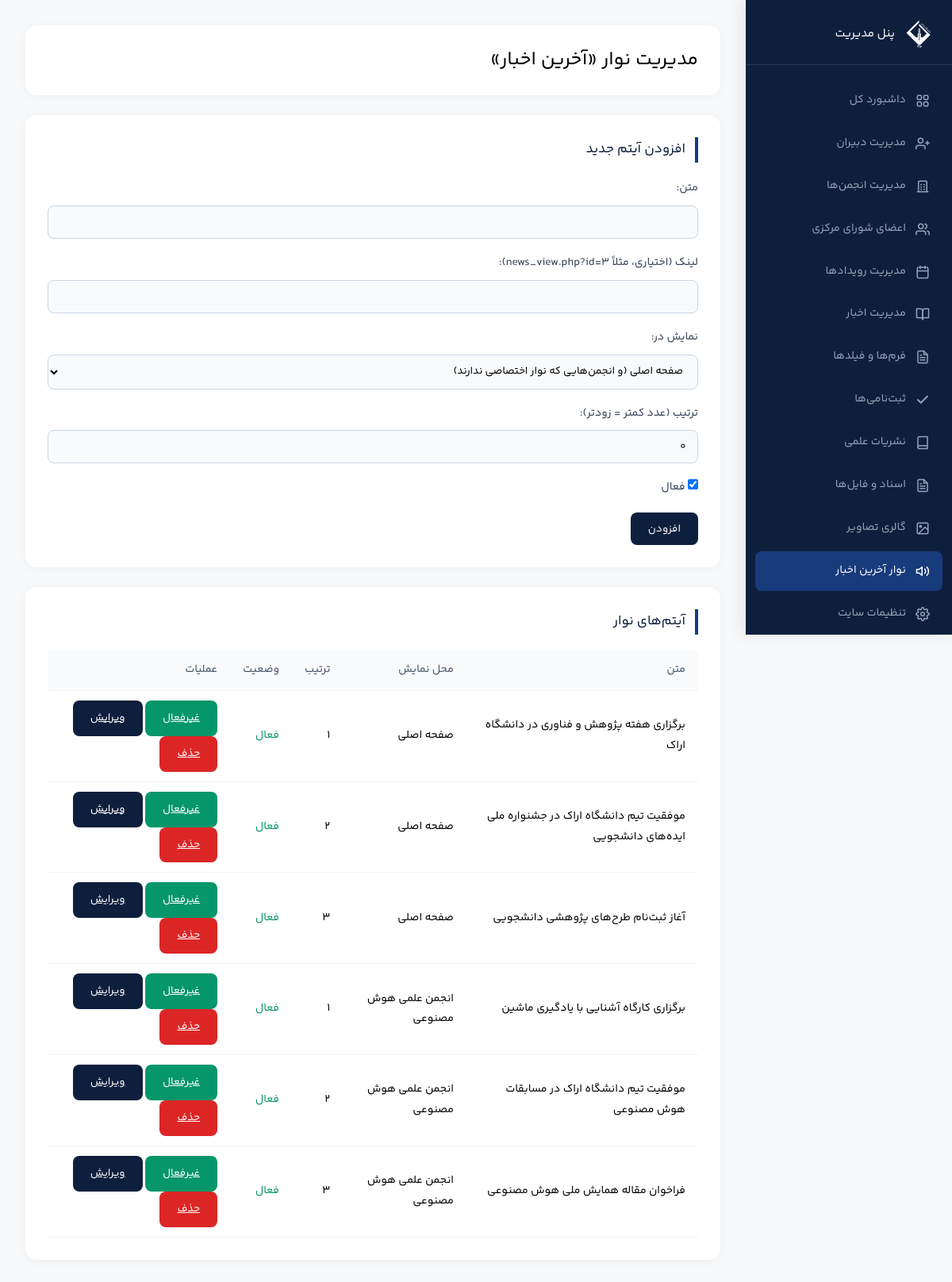
/admin/ticker.php (signed in), run on the app's committed database.
### tables this page shows
CREATE TABLE IF NOT EXISTS `ticker_items` (
  `id` int(11) NOT NULL AUTO_INCREMENT PRIMARY KEY,
  `association_id` int(11) NOT NULL DEFAULT 0,
  `text` varchar(500) NOT NULL,
  `link` varchar(500) DEFAULT NULL,
  `sort_order` int(11) NOT NULL DEFAULT 0,
  `active` tinyint(1) NOT NULL DEFAULT 1
) DEFAULT CHARSET=utf8mb4;

CREATE TABLE IF NOT EXISTS `associations` (
  `id` int(11) NOT NULL AUTO_INCREMENT PRIMARY KEY,
  `name` varchar(255) NOT NULL,
  `description` text,
  `goals` text,
  `icon` varchar(255) DEFAULT NULL,
  `icon_key` varchar(50) DEFAULT 'general',
  `cover_image` varchar(255) DEFAULT NULL,
  `email` varchar(255) DEFAULT NULL,
  `phone` varchar(50) DEFAULT NULL,
  `telegram` varchar(100) DEFAULT NULL,
  `instagram` varchar(100) DEFAULT NULL,
  `linkedin` varchar(100) DEFAULT NULL,
  `website` varchar(255) DEFAULT NULL,
  `address` text,
  `membership_open` tinyint(1) DEFAULT 1
) DEFAULT CHARSET=utf8mb4;

### admin/ticker.php (the view, shortened to what this page needs)
<?php
require_once __DIR__ . '/../includes/db.php';
require_once __DIR__ . '/../includes/functions.php';
$edit = null;
$list = $pdo->query("SELECT t.*, a.name AS assoc_name FROM ticker_items t LEFT JOIN associations a ON t.association_id=a.id ORDER BY t.association_id, t.sort_order, t.id DESC")->fetchAll();
include 'inc/header.php';
?>
<div class="admin-header"><h2>مدیریت نوار «آخرین اخبار»</h2></div>
<div class="admin-card">
    <h3><?= $edit ? 'ویرایش آیتم' : 'افزودن آیتم جدید' ?></h3>
    <form method="POST">
        <div class="form-group">
            <label>متن:</label>
            <input type="text" name="text" value="<?= e($edit['text'] ?? '') ?>" required>
        </div>
        <div class="form-group">
            <label>لینک (اختیاری، مثلاً news_view.php?id=3):</label>
            <input type="text" name="link" value="<?= e($edit['link'] ?? '') ?>">
        </div>
        <div class="form-group">
            <label>نمایش در:</label>
            <select name="association_id">
                <option value="0">صفحه اصلی (و انجمن‌هایی که نوار اختصاصی ندارند)</option>
            </select>
        </div>
        <div class="form-group">
            <label>ترتیب (عدد کمتر = زودتر):</label>
            <input type="number" name="sort_order" value="<?= (int)($edit['sort_order'] ?? 0) ?>">
        </div>
        <div class="form-group">
            <label><input type="checkbox" name="active" style="width:auto;" <?= (!$edit || $edit['active']) ? 'checked' : '' ?>> فعال</label>
        </div>
        <button type="submit" class="btn"><?= $edit ? 'ویرایش' : 'افزودن' ?></button>
    </form>
</div>
<div class="admin-card">
    <h3>آیتم‌های نوار</h3>
    <table>
        <tr><th>متن</th><th>محل نمایش</th><th>ترتیب</th><th>وضعیت</th><th>عملیات</th></tr>
        <?php foreach ($list as $t): ?>
            <tr>
                <td><?= e($t['text']) ?></td>
                <td><?= $t['association_id'] ? e($t['assoc_name']) : 'صفحه اصلی' ?></td>
                <td><?= (int)$t['sort_order'] ?></td>
                <td><?= $t['active'] ? '<span style="color:#059669; font-weight:600;">فعال</span>' : '<span style="color:#94a3b8;">غیرفعال</span>' ?></td>
                <td>
                    <a href="?toggle=<?= $t['id'] ?>" class="btn btn-success"><?= $t['active'] ? 'غیرفعال' : 'فعال' ?></a>
                    <a href="?edit=<?= $t['id'] ?>" class="btn">ویرایش</a>
                    <a href="?delete=<?= $t['id'] ?>" class="btn btn-danger" onclick="return confirm('حذف شود؟')">حذف</a>
                </td>
            </tr>
        <?php endforeach; ?>
    </table>
</div>
<?php include 'inc/footer.php'; ?>

### admin/inc/admin-style.css (style rules this page uses)
* { margin: 0; padding: 0; box-sizing: border-box; font-family: 'Yekan Bakh', Tahoma, sans-serif; }
body { background: #f7f8fa; display: flex; min-height: 100vh; direction: rtl; text-align: right; font-weight: 400; font-synthesis: none; line-height: 1.85; }
.admin-header { background: #fff; padding: 22px 28px; border-radius: 14px; margin-bottom: 25px; display: flex; justify-content: space-between; align-items: center; box-shadow: 0 2px 12px rgba(14, 31, 61, 0.04); }
.admin-card { background: #fff; padding: 28px; border-radius: 14px; box-shadow: 0 2px 12px rgba(14, 31, 61, 0.04); margin-bottom: 25px; }
.admin-card h3 { margin-bottom: 20px; color: #0e1f3d; border-right: 4px solid #183b7b; padding-right: 12px; font-size: 17px; }
.form-group { margin-bottom: 18px; }
.form-group label { display: block; margin-bottom: 8px; font-size: 14px; font-weight: 600; color: #334155; }
.form-group input, .form-group select, .form-group textarea { width: 100%; padding: 10px 14px; border: 1px solid #cbd5e1; border-radius: 8px; font-family: inherit; outline: none; transition: 0.25s; background: #f8fafc; }
.btn { padding: 10px 22px; background: #0e1f3d; color: #fff; border: none; border-radius: 8px; cursor: pointer; font-family: inherit; font-size: 13.5px; font-weight: 600; transition: 0.25s; display: inline-flex; align-items: center; gap: 8px; }
.btn-danger { background: #dc2626; }
.btn-success { background: #059669; }
table { width: 100%; border-collapse: collapse; }
table th, table td { padding: 12px 16px; text-align: right; border-bottom: 1px solid #f1f5f9; font-size: 14px; }
table th { background: #f8fafc; font-weight: 600; color: #475569; }

### data on the page
ticker_items: text "برگزاری هفته پژوهش و فناوری در دانشگاه اراک", shows "صفحه اصلی", sort_order "1", active "فعال"
ticker_items: text "موفقیت تیم دانشگاه اراک در جشنواره ملی ایده‌های دانشجویی", shows "صفحه اصلی", sort_order "2", active "فعال"
ticker_items: text "آغاز ثبت‌نام طرح‌های پژوهشی دانشجویی", shows "صفحه اصلی", sort_order "3", active "فعال"
ticker_items: text "برگزاری کارگاه آشنایی با یادگیری ماشین", association.name "انجمن علمی هوش مصنوعی", sort_order "1", active "فعال"
ticker_items: text "موفقیت تیم دانشگاه اراک در مسابقات هوش مصنوعی", association.name "انجمن علمی هوش مصنوعی", sort_order "2", active "فعال"
ticker_items: text "فراخوان مقاله همایش ملی هوش مصنوعی", association.name "انجمن علمی هوش مصنوعی", sort_order "3", active "فعال"
